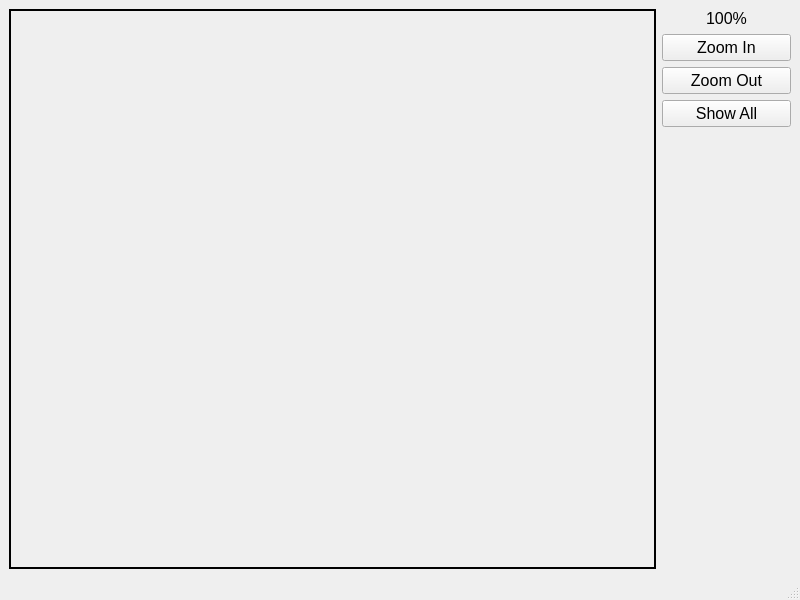
<?xml version="1.0" encoding="UTF-8"?>
<ui version="4.0">
 <class>MainWindow</class>
 <widget class="QMainWindow" name="MainWindow">
  <property name="geometry">
   <rect>
    <x>0</x>
    <y>0</y>
    <width>800</width>
    <height>600</height>
   </rect>
  </property>
  <property name="windowTitle">
   <string>MainWindow</string>
  </property>
  <widget class="QWidget" name="centralwidget">
   <layout class="QGridLayout" name="gridLayout_2">
    <item row="0" column="0">
     <layout class="QGridLayout" name="gridLayout" columnstretch="10,2">
      <item row="0" column="0">
       <widget class="QLabel" name="labelDrawPath">
        <property name="autoFillBackground">
         <bool>false</bool>
        </property>
        <property name="frameShape">
         <enum>QFrame::WinPanel</enum>
        </property>
        <property name="text">
         <string/>
        </property>
       </widget>
      </item>
      <item row="0" column="1">
       <layout class="QVBoxLayout" name="verticalLayout" stretch="0,2,2,0,0,0,8">
        <item>
         <widget class="QLabel" name="labelZoomNum">
          <property name="font">
           <font>
            <pointsize>12</pointsize>
           </font>
          </property>
          <property name="text">
           <string>100%</string>
          </property>
          <property name="alignment">
           <set>Qt::AlignCenter</set>
          </property>
         </widget>
        </item>
        <item>
         <widget class="QPushButton" name="btnZoomIn">
          <property name="font">
           <font>
            <pointsize>12</pointsize>
           </font>
          </property>
          <property name="text">
           <string>Zoom In</string>
          </property>
         </widget>
        </item>
        <item>
         <widget class="QPushButton" name="btnZoomOut">
          <property name="font">
           <font>
            <pointsize>12</pointsize>
           </font>
          </property>
          <property name="text">
           <string>Zoom Out</string>
          </property>
         </widget>
        </item>
        <item>
         <widget class="QPushButton" name="btnShowAll">
          <property name="font">
           <font>
            <pointsize>12</pointsize>
           </font>
          </property>
          <property name="text">
           <string>Show All</string>
          </property>
         </widget>
        </item>
        <item>
         <widget class="QLabel" name="labelMousePos">
          <property name="font">
           <font>
            <pointsize>12</pointsize>
           </font>
          </property>
          <property name="text">
           <string/>
          </property>
          <property name="alignment">
           <set>Qt::AlignCenter</set>
          </property>
         </widget>
        </item>
        <item>
         <widget class="QLabel" name="labelCurrPos">
          <property name="font">
           <font>
            <pointsize>12</pointsize>
           </font>
          </property>
          <property name="text">
           <string/>
          </property>
          <property name="alignment">
           <set>Qt::AlignCenter</set>
          </property>
         </widget>
        </item>
        <item>
         <spacer name="verticalSpacer">
          <property name="orientation">
           <enum>Qt::Vertical</enum>
          </property>
          <property name="sizeHint" stdset="0">
           <size>
            <width>20</width>
            <height>40</height>
           </size>
          </property>
         </spacer>
        </item>
       </layout>
      </item>
     </layout>
    </item>
   </layout>
  </widget>
  <widget class="QMenuBar" name="menubar">
   <property name="geometry">
    <rect>
     <x>0</x>
     <y>0</y>
     <width>800</width>
     <height>23</height>
    </rect>
   </property>
  </widget>
  <widget class="QStatusBar" name="statusbar"/>
 </widget>
 <resources/>
 <connections/>
</ui>
